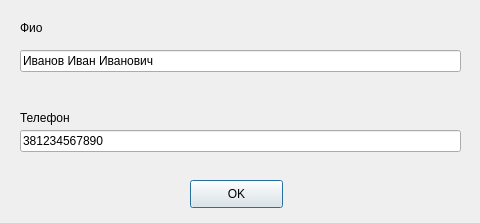
<?xml version="1.0" encoding="UTF-8"?>
<ui version="4.0">
 <class>Dialog</class>
 <widget class="QDialog" name="Dialog">
  <property name="geometry">
   <rect>
    <x>0</x>
    <y>0</y>
    <width>480</width>
    <height>223</height>
   </rect>
  </property>
  <property name="windowTitle">
   <string>Dialog</string>
  </property>
  <widget class="QPushButton" name="pushButton">
   <property name="geometry">
    <rect>
     <x>190</x>
     <y>180</y>
     <width>93</width>
     <height>28</height>
    </rect>
   </property>
   <property name="text">
    <string>OK</string>
   </property>
  </widget>
  <widget class="QLabel" name="label">
   <property name="geometry">
    <rect>
     <x>20</x>
     <y>20</y>
     <width>55</width>
     <height>16</height>
    </rect>
   </property>
   <property name="text">
    <string>Фио</string>
   </property>
  </widget>
  <widget class="QLineEdit" name="lineEdit">
   <property name="geometry">
    <rect>
     <x>20</x>
     <y>50</y>
     <width>441</width>
     <height>22</height>
    </rect>
   </property>
   <property name="text">
    <string>Иванов Иван Иванович</string>
   </property>
  </widget>
  <widget class="QLineEdit" name="lineEdit_2">
   <property name="geometry">
    <rect>
     <x>20</x>
     <y>130</y>
     <width>441</width>
     <height>22</height>
    </rect>
   </property>
   <property name="inputMask">
    <string/>
   </property>
   <property name="text">
    <string>381234567890</string>
   </property>
  </widget>
  <widget class="QLabel" name="label_2">
   <property name="geometry">
    <rect>
     <x>20</x>
     <y>110</y>
     <width>55</width>
     <height>16</height>
    </rect>
   </property>
   <property name="text">
    <string>Телефон</string>
   </property>
  </widget>
 </widget>
 <resources/>
 <connections/>
</ui>
